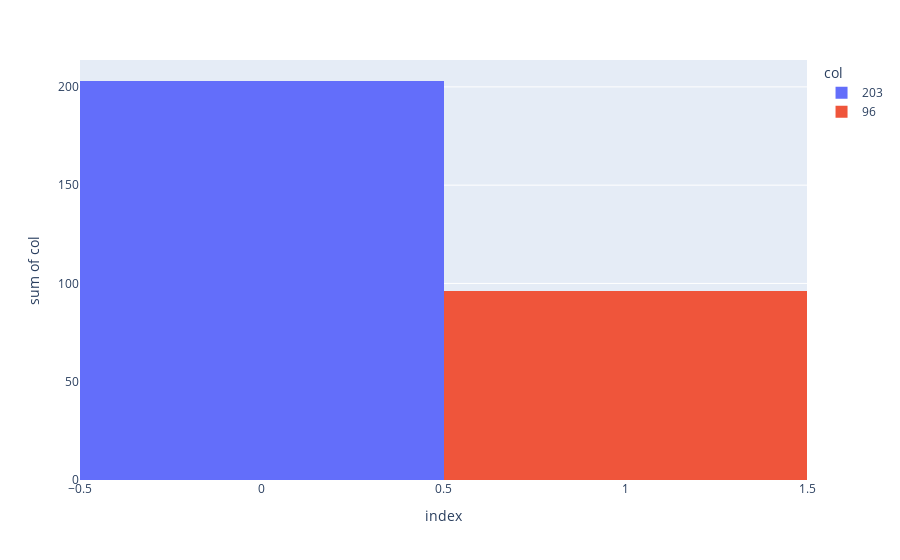

The cell this chart's notebook holds for it:
### Code cell
%matplotlib inline 
fig = px.histogram(label_df, x=label_df.index, y='col', color = 'col')
fig.show()

### Figure 1 — Plotly figure (JSON) as saved in the notebook; plotly's stock layout.template omitted (floating-point values rounded to 4 significant figures)
{"data": [{"alignmentgroup": "True", "bingroup": "x", "histfunc": "sum", "hovertemplate": "col=203<br>index=%{x}<br>sum of col=%{y}<extra></extra>", "legendgroup": "203", "marker": {"color": "#636efa", "pattern": {"shape": ""}}, "name": "203", "offsetgroup": "203", "orientation": "v", "showlegend": true, "type": "histogram", "x": [0], "xaxis": "x", "y": [203], "yaxis": "y"}, {"alignmentgroup": "True", "bingroup": "x", "histfunc": "sum", "hovertemplate": "col=96<br>index=%{x}<br>sum of col=%{y}<extra></extra>", "legendgroup": "96", "marker": {"color": "#EF553B", "pattern": {"shape": ""}}, "name": "96", "offsetgroup": "96", "orientation": "v", "showlegend": true, "type": "histogram", "x": [1], "xaxis": "x", "y": [96], "yaxis": "y"}], "layout": {"barmode": "relative", "legend": {"title": {"text": "col"}, "tracegroupgap": 0}, "margin": {"t": 60}, "xaxis": {"anchor": "y", "domain": [0, 1], "title": {"text": "index"}}, "yaxis": {"anchor": "x", "categoryarray": [96, 203], "categoryorder": "array", "domain": [0, 1], "title": {"text": "sum of col"}}}}
